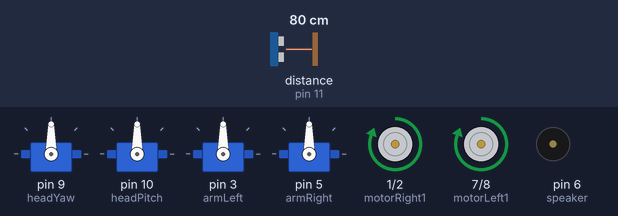
Recording of a sketch running on a simulated Arduino Uno, built with avr-gcc and run on an emulated ATmega328P. Shown: 4 × servo, motor-driver pin pairs drawn as motors (green arrow = first pin HIGH = forward, orange = second pin HIGH = backward, longer = more drive), buzzer (waves = sounding). Wiring (inferred from the names in the program): ultrasonic range finder: trigger pin 12; echo pin 11. Inputs (shaded band) come from the test bench; at power-on: distance to the obstacle (sensor on pin 11) 80 cm. The echo pulse lasts 58.3 µs per cm.

Above: at 2.6 s.
2.7 s: distance to the obstacle (sensor on pin 11) set to 22 cm
4.2 s: distance to the obstacle (sensor on pin 11) set to 19 cm
At 4.9 s:
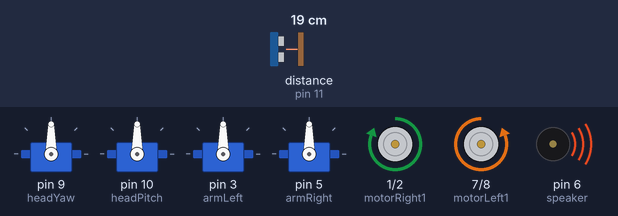
5.7 s: distance to the obstacle (sensor on pin 11) set to 250 cm
At 6.9 s:
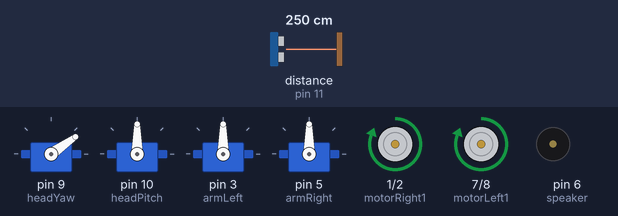
7.3 s: distance to the obstacle (sensor on pin 11) set to 2 cm
At 8.5 s:
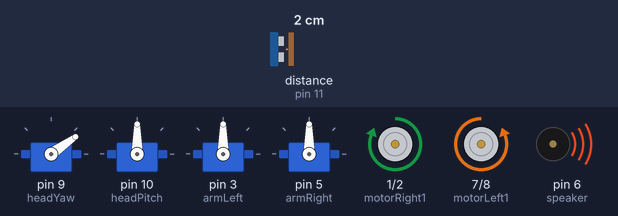
Timing chart, 0 to 9.8 s (numbered marks = the images above; inputs shaded):
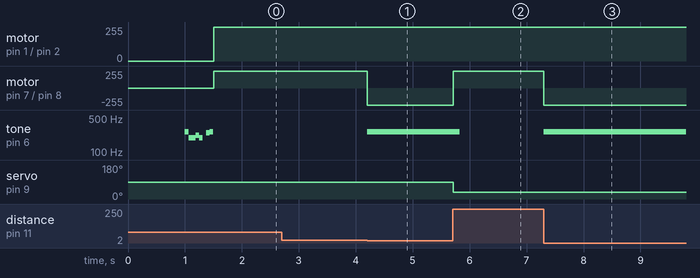

The sketch:

Siebald_old.ino
```cpp
// Skylar Hoffert
// January 22, 2016
// S1EBALD is a robot with a personality!
// Significant Iteration 1 of Emotionally Built Autonomous Learning Droids

#include <Servo.h>
#include "pitches.h"

// notes in the melody:
int melody[] = {
NOTE_C4, NOTE_G3,NOTE_G3, NOTE_A3, NOTE_G3,0, NOTE_B3, NOTE_C4};
// note durations: 4 = quarter note, 8 = eighth note, etc.:
int noteDurations[] = {8,8,8,8,8,8,8,8};

// pins
int motorRight1 = 1, motorRight2 = 2;
int motorLeft1 = 7, motorLeft2 = 8;
int headYaw = 9, headPitch = 10;
int armLeft = 3, armRight = 5;
int trig = 12, echo = 11;
int speaker = 6;
// variables
double duration = 0, distance = 0;
// Servo stuff
// *********ALL NEED TO BE MODIFIED********
Servo hyaw;
int hyawLeft = 35, hyawRight = 145;
Servo hpitch;
int hpitchDown = 135, hpitchUp = 30;
Servo armL;
int armLDown = 70, armLUp = 160;
Servo armR;
int armRDown = 110, armRUp = 20;
// US sensor distance
const int MOVE_RANGE = 20;

// for searching
bool isRight = true, isMiddle = true;
// timer stuff - every second for rate
unsigned long timeLast = 0, timeNow = 0;
unsigned const int TIME_RATE = 400;

// runs once at beginning
void setup() {
  // set up Servo and pins
  hyaw.attach(headYaw);
  hpitch.attach(headPitch);
  armL.attach(armLeft);
  armR.attach(armRight);
  // center all servos
  hyaw.write(90);
  hpitch.write(90);
  armL.write(90);
  armR.write(90);

  // set up the motors
  pinMode(motorRight1, OUTPUT);
  pinMode(motorRight2, OUTPUT);
  pinMode(motorLeft1, OUTPUT);
  pinMode(motorLeft2, OUTPUT);
  pinMode(speaker, OUTPUT);

  // stop all motors just because
  digitalWrite(motorRight1, LOW);
  digitalWrite(motorRight2, LOW);
  digitalWrite(motorLeft1, LOW);
  digitalWrite(motorLeft2, LOW);

  // set up sensors
  pinMode(trig, OUTPUT);
  pinMode(echo, INPUT);
  //clear the signal on the pin
  digitalWrite(trig, LOW);

  // pause
  delay(1000);

  // play start up melody
  // iterate over the notes of the melody:
  for (int thisNote = 0; thisNote < 8; thisNote++) {
    // to calculate the note duration, take one second
    // divided by the note type.
    //e.g. quarter note = 1000 / 4, eighth note = 1000/8, etc.
    int noteDuration = 1000/noteDurations[thisNote];
    tone(speaker, melody[thisNote],noteDuration);

    // to distinguish the notes, set a minimum time between them
    int pauseBetweenNotes = noteDuration * .5;
    delay(pauseBetweenNotes);
    // stop the tone playing:
    noTone(speaker);
  }

  // set timer stuff
  timeLast = millis();
  timeNow = millis();
}

// main code functions
void loop() {
  // delay the loop
  delayMicroseconds(250);

  // read distance
  digitalWrite(trig, LOW);
  delayMicroseconds(2);
  digitalWrite(trig, HIGH);
  delayMicroseconds(10);
  digitalWrite(trig, LOW);

  duration = pulseIn(echo, HIGH);
  // distance in centimeters
  distance = duration / 58;

  // brief delay
  delayMicroseconds(100);

  //if there is room
  if (distance > MOVE_RANGE){
    forward();
  } else {
    tone(speaker, NOTE_C4, 1000/8);
    //decide what to do depending on current stuff
    if (isMiddle){
      //basically if it is turning left
      if (isRight){
        rotateRight();
      } else {
        rotateLeft();
      }
    } else {
      //if its facing right
      if (isRight){
        rotateLeft();
      } else {
        rotateRight();
      }
    }
  }
  delayMicroseconds(100);

  //decide where eyes should look
  //get time stuff
  timeNow = millis();
  if (distance > MOVE_RANGE){
      if (timeNow - timeLast >= TIME_RATE){
        //if eyes are looking straight
        if (isMiddle){
          //last position was right
          if (isRight){
            //turn the eyes left
            isRight = false;
            hyaw.write(hyawLeft);
          //it was last looking left
          } else {
            //turn eyes right
            isRight = true;
            hyaw.write(hyawRight);
          }
          //this will always go false
          isMiddle = false;
        //eyes are looking elsewhere
        } else {
          //look middle
          isMiddle = true;
          hyaw.write(90);
        }
    }
    //reset timer
    timeLast = millis();
  }
}

void forward(){
    //make motors go forward
    digitalWrite(motorRight1, HIGH);
    digitalWrite(motorRight2, LOW);
    digitalWrite(motorLeft1, HIGH);
    digitalWrite(motorLeft2, LOW);
}

void rotateRight(){
    //make it spin
    digitalWrite(motorRight1, HIGH);
    digitalWrite(motorRight2, LOW);
    digitalWrite(motorLeft1, LOW);
    digitalWrite(motorLeft2, HIGH);
}

void rotateLeft(){
    //make it spin
    digitalWrite(motorRight1, LOW);
    digitalWrite(motorRight2, HIGH);
    digitalWrite(motorLeft1, HIGH);
    digitalWrite(motorLeft2, LOW);
}
```

Measured:
- the behaviour switches between 21 and 20 cm on distance to the obstacle (sensor on pin 11) (found by bisection; images 0 and 1)
- after the input at 2.7 s, every drawn part: stays the same
- after the input at 4.2 s, motor on pin 7 (motorLeft1) / pin 8 (motorLeft2): forward 255/255 → backward 255/255 at once; tone on pin 6 (speaker): silent → 262 Hz at once
- after the input at 5.7 s, motor on pin 7 (motorLeft1) / pin 8 (motorLeft2): backward 255/255 → forward 255/255 at once; tone on pin 6 (speaker): 262 Hz → silent after 0.13 s; servo on pin 9 (headYaw): 90° → 35° at once
- after the input at 7.3 s, motor on pin 7 (motorLeft1) / pin 8 (motorLeft2): forward 255/255 → backward 255/255 at once; tone on pin 6 (speaker): silent → 262 Hz at once
